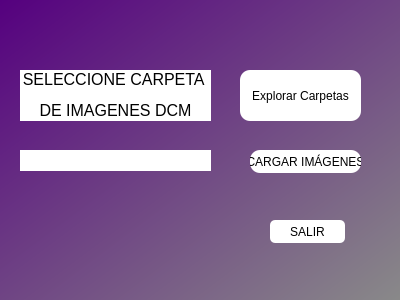
<?xml version="1.0" encoding="UTF-8"?>
<ui version="4.0">
 <class>Dialog</class>
 <widget class="QDialog" name="Dialog">
  <property name="geometry">
   <rect>
    <x>0</x>
    <y>0</y>
    <width>400</width>
    <height>300</height>
   </rect>
  </property>
  <property name="windowTitle">
   <string>Dialog</string>
  </property>
  <property name="styleSheet">
   <string notr="true">background-color: qlineargradient(spread:pad, x1:0, y1:0, x2:1, y2:1, stop:0 rgba(85, 0, 127, 255), stop:1 rgba(137, 137, 137, 255));</string>
  </property>
  <widget class="QPushButton" name="pushButton">
   <property name="geometry">
    <rect>
     <x>250</x>
     <y>150</y>
     <width>111</width>
     <height>23</height>
    </rect>
   </property>
   <property name="styleSheet">
    <string notr="true">border-radius:10px;
background-color: rgb(255, 255, 255);</string>
   </property>
   <property name="text">
    <string>CARGAR IMÁGENES</string>
   </property>
  </widget>
  <widget class="QPushButton" name="pushButton_2">
   <property name="geometry">
    <rect>
     <x>270</x>
     <y>220</y>
     <width>75</width>
     <height>23</height>
    </rect>
   </property>
   <property name="styleSheet">
    <string notr="true">border-radius:5px;
background-color: rgb(255, 255, 255);</string>
   </property>
   <property name="text">
    <string>SALIR</string>
   </property>
  </widget>
  <widget class="QLabel" name="label">
   <property name="geometry">
    <rect>
     <x>20</x>
     <y>70</y>
     <width>191</width>
     <height>51</height>
    </rect>
   </property>
   <property name="styleSheet">
    <string notr="true">background-color: rgb(255, 255, 255);</string>
   </property>
   <property name="text">
    <string>&lt;html&gt;&lt;head/&gt;&lt;body&gt;&lt;p align=&quot;center&quot;&gt;&lt;span style=&quot; font-size:12pt;&quot;&gt;SELECCIONE CARPETA &lt;/span&gt;&lt;/p&gt;&lt;p align=&quot;center&quot;&gt;&lt;span style=&quot; font-size:12pt;&quot;&gt;DE IMAGENES DCM&lt;/span&gt;&lt;/p&gt;&lt;/body&gt;&lt;/html&gt;</string>
   </property>
  </widget>
  <widget class="QLabel" name="label_2">
   <property name="geometry">
    <rect>
     <x>20</x>
     <y>150</y>
     <width>191</width>
     <height>21</height>
    </rect>
   </property>
   <property name="styleSheet">
    <string notr="true">background-color: rgb(255, 255, 255);</string>
   </property>
   <property name="text">
    <string/>
   </property>
  </widget>
  <widget class="QPushButton" name="pushButton_3">
   <property name="geometry">
    <rect>
     <x>240</x>
     <y>70</y>
     <width>121</width>
     <height>51</height>
    </rect>
   </property>
   <property name="styleSheet">
    <string notr="true">border-radius:10px;
background-color: rgb(255, 255, 255);</string>
   </property>
   <property name="text">
    <string>Explorar Carpetas</string>
   </property>
  </widget>
 </widget>
 <resources/>
 <connections/>
</ui>
